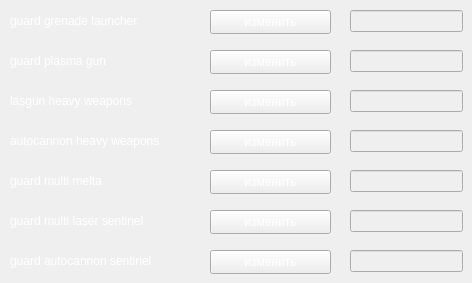
      <widget class="QWidget" name="IG_page_weapon">
       <widget class="QPushButton" name="pushChange_30">
        <property name="geometry">
         <rect>
          <x>210</x>
          <y>10</y>
          <width>121</width>
          <height>24</height>
         </rect>
        </property>
        <property name="styleSheet">
         <string notr="true">color:#fff</string>
        </property>
        <property name="text">
         <string>изменить</string>
        </property>
       </widget>
       <widget class="QLineEdit" name="line_guard_multi_laser_sentinel">
        <property name="enabled">
         <bool>false</bool>
        </property>
        <property name="geometry">
         <rect>
          <x>350</x>
          <y>210</y>
          <width>113</width>
          <height>22</height>
         </rect>
        </property>
        <property name="font">
         <font>
          <pointsize>12</pointsize>
         </font>
        </property>
        <property name="styleSheet">
         <string notr="true">color:#fff</string>
        </property>
        <property name="alignment">
         <set>Qt::AlignCenter</set>
        </property>
       </widget>
       <widget class="QLineEdit" name="line_guard_grenade_launcher">
        <property name="enabled">
         <bool>false</bool>
        </property>
        <property name="geometry">
         <rect>
          <x>350</x>
          <y>10</y>
          <width>113</width>
          <height>22</height>
         </rect>
        </property>
        <property name="font">
         <font>
          <pointsize>12</pointsize>
         </font>
        </property>
        <property name="styleSheet">
         <string notr="true">color:#fff</string>
        </property>
        <property name="alignment">
         <set>Qt::AlignCenter</set>
        </property>
       </widget>
       <widget class="QPushButton" name="pushChange_34">
        <property name="geometry">
         <rect>
          <x>210</x>
          <y>170</y>
          <width>121</width>
          <height>24</height>
         </rect>
        </property>
        <property name="styleSheet">
         <string notr="true">color:#fff</string>
        </property>
        <property name="text">
         <string>изменить</string>
        </property>
       </widget>
       <widget class="QLabel" name="guard_mars_command_4">
        <property name="geometry">
         <rect>
          <x>10</x>
          <y>210</y>
          <width>181</width>
          <height>21</height>
         </rect>
        </property>
        <property name="styleSheet">
         <string notr="true">color:#fff</string>
        </property>
        <property name="text">
         <string>guard multi laser sentinel</string>
        </property>
       </widget>
       <widget class="QLabel" name="guard_infantry_4">
        <property name="geometry">
         <rect>
          <x>10</x>
          <y>90</y>
          <width>181</width>
          <height>21</height>
         </rect>
        </property>
        <property name="styleSheet">
         <string notr="true">color:#fff</string>
        </property>
        <property name="text">
         <string>lasgun heavy weapons</string>
        </property>
       </widget>
       <widget class="QPushButton" name="pushChange_32">
        <property name="geometry">
         <rect>
          <x>210</x>
          <y>90</y>
          <width>121</width>
          <height>24</height>
         </rect>
        </property>
        <property name="styleSheet">
         <string notr="true">color:#fff</string>
        </property>
        <property name="text">
         <string>изменить</string>
        </property>
       </widget>
       <widget class="QLineEdit" name="line_guard_lasgun_heavy_weapons_team">
        <property name="enabled">
         <bool>false</bool>
        </property>
        <property name="geometry">
         <rect>
          <x>350</x>
          <y>90</y>
          <width>113</width>
          <height>22</height>
         </rect>
        </property>
        <property name="font">
         <font>
          <pointsize>12</pointsize>
         </font>
        </property>
        <property name="styleSheet">
         <string notr="true">color:#fff</string>
        </property>
        <property name="alignment">
         <set>Qt::AlignCenter</set>
        </property>
       </widget>
       <widget class="QLineEdit" name="line_guard_plasma_gun">
        <property name="enabled">
         <bool>false</bool>
        </property>
        <property name="geometry">
         <rect>
          <x>350</x>
          <y>50</y>
          <width>113</width>
          <height>22</height>
         </rect>
        </property>
        <property name="font">
         <font>
          <pointsize>12</pointsize>
         </font>
        </property>
        <property name="styleSheet">
         <string notr="true">color:#fff</string>
        </property>
        <property name="alignment">
         <set>Qt::AlignCenter</set>
        </property>
       </widget>
       <widget class="QLabel" name="guard_tactica_4">
        <property name="geometry">
         <rect>
          <x>10</x>
          <y>50</y>
          <width>181</width>
          <height>21</height>
         </rect>
        </property>
        <property name="styleSheet">
         <string notr="true">color:#fff</string>
        </property>
        <property name="text">
         <string>guard plasma gun</string>
        </property>
       </widget>
       <widget class="QLabel" name="guard_generator_4">
        <property name="geometry">
         <rect>
          <x>10</x>
          <y>130</y>
          <width>181</width>
          <height>21</height>
         </rect>
        </property>
        <property name="styleSheet">
         <string notr="true">color:#fff</string>
        </property>
        <property name="text">
         <string>autocannon heavy weapons</string>
        </property>
       </widget>
       <widget class="QPushButton" name="pushChange_31">
        <property name="geometry">
         <rect>
          <x>210</x>
          <y>50</y>
          <width>121</width>
          <height>24</height>
         </rect>
        </property>
        <property name="styleSheet">
         <string notr="true">color:#fff</string>
        </property>
        <property name="text">
         <string>изменить</string>
        </property>
       </widget>
       <widget class="QPushButton" name="pushChange_33">
        <property name="geometry">
         <rect>
          <x>210</x>
          <y>130</y>
          <width>121</width>
          <height>24</height>
         </rect>
        </property>
        <property name="styleSheet">
         <string notr="true">color:#fff</string>
        </property>
        <property name="text">
         <string>изменить</string>
        </property>
       </widget>
       <widget class="QLineEdit" name="line_guard_autocannon_sentinel">
        <property name="enabled">
         <bool>false</bool>
        </property>
        <property name="geometry">
         <rect>
          <x>350</x>
          <y>250</y>
          <width>113</width>
          <height>22</height>
         </rect>
        </property>
        <property name="font">
         <font>
          <pointsize>12</pointsize>
         </font>
        </property>
        <property name="styleSheet">
         <string notr="true">color:#fff</string>
        </property>
        <property name="alignment">
         <set>Qt::AlignCenter</set>
        </property>
       </widget>
       <widget class="QLabel" name="guard_hq_4">
        <property name="geometry">
         <rect>
          <x>10</x>
          <y>10</y>
          <width>181</width>
          <height>21</height>
         </rect>
        </property>
        <property name="styleSheet">
         <string notr="true">color:#fff</string>
        </property>
        <property name="text">
         <string>guard grenade launcher</string>
        </property>
       </widget>
       <widget class="QLabel" name="guard_listening_post_4">
        <property name="geometry">
         <rect>
          <x>10</x>
          <y>170</y>
          <width>181</width>
          <height>21</height>
         </rect>
        </property>
        <property name="styleSheet">
         <string notr="true">color:#fff</string>
        </property>
        <property name="text">
         <string>guard multi melta</string>
        </property>
       </widget>
       <widget class="QPushButton" name="pushChange_35">
        <property name="geometry">
         <rect>
          <x>210</x>
          <y>210</y>
          <width>121</width>
          <height>24</height>
         </rect>
        </property>
        <property name="styleSheet">
         <string notr="true">color:#fff</string>
        </property>
        <property name="text">
         <string>изменить</string>
        </property>
       </widget>
       <widget class="QLineEdit" name="line_guard_multi_melta">
        <property name="enabled">
         <bool>false</bool>
        </property>
        <property name="geometry">
         <rect>
          <x>350</x>
          <y>170</y>
          <width>113</width>
          <height>22</height>
         </rect>
        </property>
        <property name="font">
         <font>
          <pointsize>12</pointsize>
         </font>
        </property>
        <property name="styleSheet">
         <string notr="true">color:#fff</string>
        </property>
        <property name="alignment">
         <set>Qt::AlignCenter</set>
        </property>
       </widget>
       <widget class="QLineEdit" name="line_guard_autocannon_heavy_weapons_team">
        <property name="enabled">
         <bool>false</bool>
        </property>
        <property name="geometry">
         <rect>
          <x>350</x>
          <y>130</y>
          <width>113</width>
          <height>22</height>
         </rect>
        </property>
        <property name="font">
         <font>
          <pointsize>12</pointsize>
         </font>
        </property>
        <property name="styleSheet">
         <string notr="true">color:#fff</string>
        </property>
        <property name="alignment">
         <set>Qt::AlignCenter</set>
        </property>
       </widget>
       <widget class="QLabel" name="guard_thermo_generator_12">
        <property name="geometry">
         <rect>
          <x>10</x>
          <y>250</y>
          <width>181</width>
          <height>21</height>
         </rect>
        </property>
        <property name="styleSheet">
         <string notr="true">color:#fff</string>
        </property>
        <property name="text">
         <string>guard autocannon sentinel</string>
        </property>
       </widget>
       <widget class="QPushButton" name="pushChange_36">
        <property name="geometry">
         <rect>
          <x>210</x>
          <y>250</y>
          <width>121</width>
          <height>24</height>
         </rect>
        </property>
        <property name="styleSheet">
         <string notr="true">color:#fff</string>
        </property>
        <property name="text">
         <string>изменить</string>
        </property>
       </widget>
      </widget>
